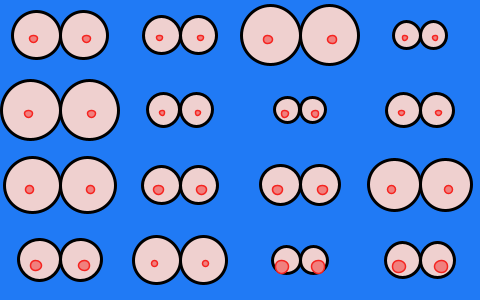
Frame 1 (no input)
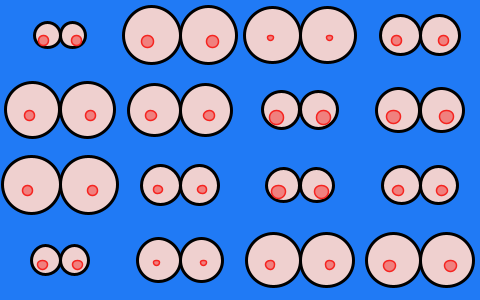
Frame 60 (the mouse pressed at the canvas centre just before this capture)
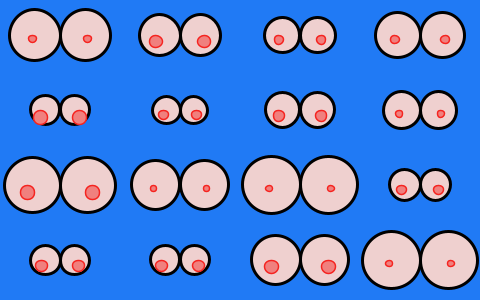
Frame 120 (the mouse held since frame 60 and released just before this capture)

The Processing sketch that drew these frames (run headless with seeded random() and noise(); from frame 60 on, the mouse is pressed at the canvas centre):

// Processing sketch: processing_36862
// ── processing_36862.pde

void setup () {
  size (480, 300);
}

float boobSize;
float nippleSize;


void draw () {
  smooth ();
  background (32, 122, 245);
  //drawboob (100, 100, 40, 10, 0);
  //drawboob (200, 100, 40, 10, 1);


  for (int i=1; i<5; i++) {
    for (int j=1; j<5; j++) {
      boobSize = random(25, 60);
      nippleSize = random(5, 15);
      drawboobpair (i*width/4-60, j*height/4 -40, boobSize, nippleSize);
    }
  }
}

void drawboob(
float x, 
float y, 
float boobSize, 
float nippleSize, 
int nipplePlace) {
  fill (239, 208, 207);
  stroke (0);
  strokeWeight (3);
  ellipse (x, y, boobSize, boobSize);

  fill (240, 128, 126);
  stroke (245, 36, 32);
  strokeWeight (1.5);
  if (nipplePlace == 0) {
    // The nipple will be on the left side
    ellipse (x-nippleSize/3, y+nippleSize/2, nippleSize, nippleSize);
  }
  else {
    ellipse (x+nippleSize/3, y+nippleSize/2, nippleSize, nippleSize); 
    // The nipple will be on the right side
  }
}

void drawboobpair(
float x, 
float y, 
float boobSize, 
float nippleSize)

{
  drawboob (x-boobSize/2, y, boobSize, nippleSize, 0);
  drawboob (x+boobSize/2, y, boobSize, nippleSize, 1);
}
